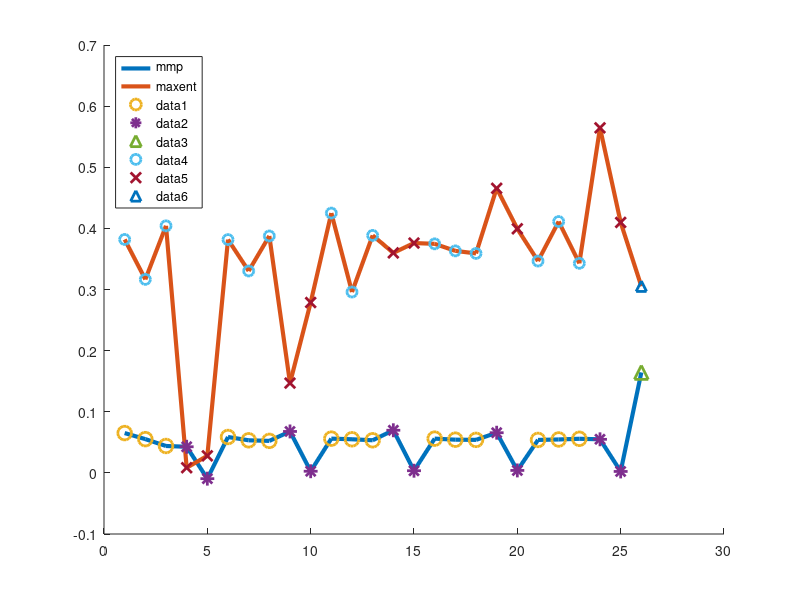

Write MATLAB code to recreate this figure.
mmp = [0.06513
0.05521
0.043994
0.042715
-0.0094772
0.058692
0.053302
0.052339
0.067768
0.0026747
0.056005
0.054976
0.053353
0.069732
0.003524
0.056014
0.054323
0.053996
0.065693
0.0039981
0.05389
0.054667
0.055777
0.054926
0.0023227
0.16433
];

maxent = [0.38188
0.316585
0.404126
0.00842033
0.0278719
0.381659
0.33031
0.38756
0.146917
0.278746
0.425011
0.295897
0.388504
0.359881
0.375999
0.374703
0.363185
0.35902
0.465574
0.399319
0.346569
0.411175
0.342861
0.564461
0.409718
0.305364];

hold on;
plot(1:26, mmp,'LineWidth', 3);
plot(1:26, maxent,'LineWidth', 3);
legend('mmp','maxent','Location', 'northwest')

one_hot_indices = [1 2 3; 6 7 8; 11 12 13; 16 17 18; 21 22 23];
one_hot_indices = one_hot_indices';
one_hot_indices = one_hot_indices(:);
dist_indices = [4 5 9 10 14 15 19 20 24 25];
bias = [26];

plot(one_hot_indices,mmp(one_hot_indices), 'o', 'MarkerSize', 10, 'LineWidth', 2);	
plot(dist_indices,mmp(dist_indices), '*', 'MarkerSize', 10, 'LineWidth', 2);	
plot(bias,mmp(bias), '^', 'MarkerSize', 10, 'LineWidth', 2);	

plot(one_hot_indices,maxent(one_hot_indices), 'o', 'MarkerSize', 7.5, 'LineWidth', 2);	
plot(dist_indices,maxent(dist_indices), 'x', 'MarkerSize', 7.5, 'LineWidth', 2);	
plot(bias,maxent(bias), '^', 'MarkerSize', 7.5, 'LineWidth', 2);	

% scatter(1:26, mmp, '*')
% scatter(1:26, maxent, '*')
